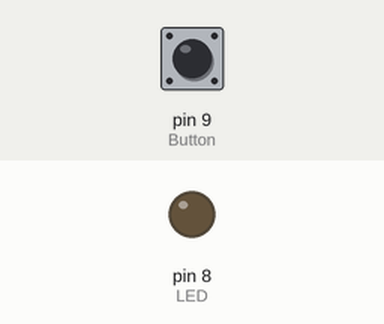
This sketch was run on a simulated Arduino Uno, built with avr-gcc and run on an emulated ATmega328P. Shown: output pins drawn as LEDs (lit = HIGH). Inputs (shaded band) come from the test bench; at power-on: pin 9 (Button) LOW.

Above: at 1.2 s.
1.3 s: pin 9 (Button) pulled HIGH for 0.15 s
At 1.38 s:
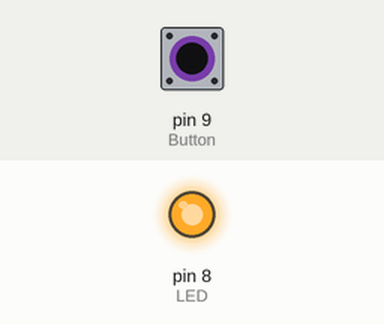
2.9 s: pin 9 (Button) pulled HIGH for 3.2 s
At 7.0 s:
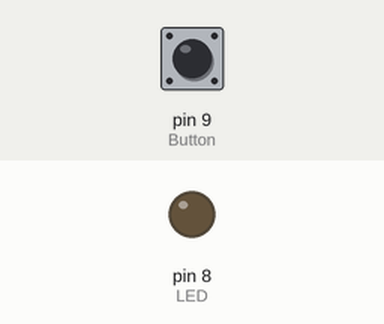
Timing chart, 0 to 8.5 s (numbered marks = the images above; inputs shaded):
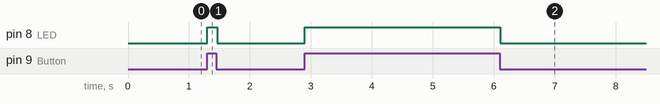

The sketch:

push_button_LED_C++_Code.ino
```cpp
// C++ code

//
int LED = 8;
int PUSH = 0;
void setup()
{
  pinMode(LED, OUTPUT);
  pinMode(PUSH, INPUT);
}

void loop()
{
  PUSH= digitalRead (9); // Read State of Push Button

 if (PUSH == HIGH)
  {
  digitalWrite(LED, HIGH);
  }
  else
  {
    digitalWrite (LED, LOW);
  }
  delay (20); //20 millisecond delay to improve the simulation
}
```

Measured:
- after the input at 1.3 s, pin 8 (LED): LOW → HIGH at once, → LOW 0.16 s later
- after the input at 2.9 s, pin 8 (LED): LOW → HIGH at once, → LOW 3.2 s later
